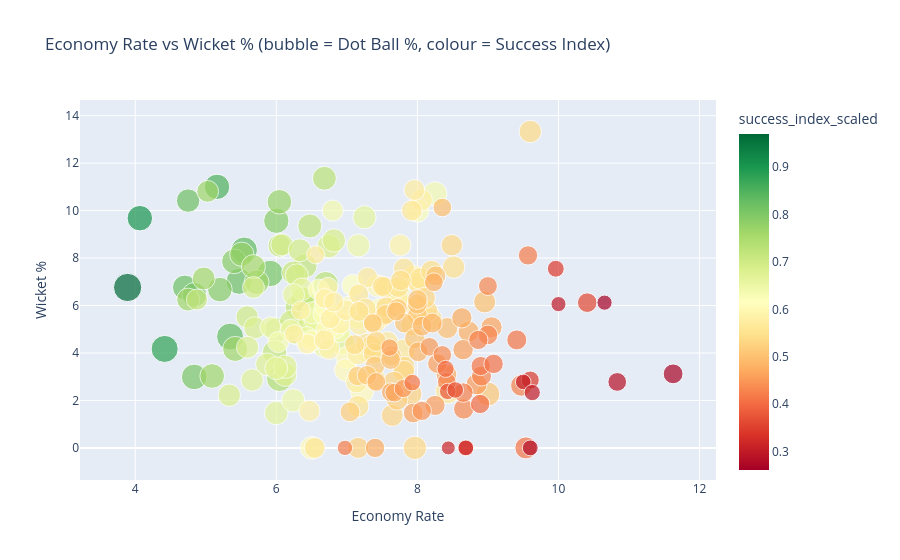

Notebook code cell kept with this figure:
### Code cell
# ── Economy vs Wicket % scatter ───────────────────────────────────────────────
plot_bs = bs[bs['balls_bowled'] >= 30].copy()
fig = px.scatter(
    plot_bs, x='economy_rate', y='wicket_pct',
    size='dot_ball_pct', color='success_index_scaled',
    hover_name='Bowler_Name',
    color_continuous_scale='RdYlGn',
    title='Economy Rate vs Wicket % (bubble = Dot Ball %, colour = Success Index)',
    labels={'economy_rate':'Economy Rate','wicket_pct':'Wicket %'}
)
fig.show()

### Figure 1 — Plotly figure (JSON) as saved in the notebook; plotly's stock layout.template omitted (floating-point values rounded to 4 significant figures; data arrays with more than 128 entries replaced by an {"elided": "..."} marker saying what was removed)
{"data": [{"hovertemplate": "<b>%{hovertext}</b><br><br>Economy Rate=%{x}<br>Wicket %=%{y}<br>dot_ball_pct=%{marker.size}<br>success_index_scaled=%{marker.color}<extra></extra>", "hovertext": {"elided": "239 str values"}, "legendgroup": "", "marker": {"color": {"elided": "239 float values"}, "coloraxis": "coloraxis", "size": {"elided": "239 float values"}, "sizemode": "area", "sizeref": 0.1588, "symbol": "circle"}, "mode": "markers", "name": "", "orientation": "v", "showlegend": false, "type": "scatter", "x": {"elided": "239 float values"}, "xaxis": "x", "y": {"elided": "239 float values"}, "yaxis": "y"}], "layout": {"coloraxis": {"colorbar": {"title": {"text": "success_index_scaled"}}, "colorscale": [[0, "rgb(165,0,38)"], [0.1, "rgb(215,48,39)"], [0.2, "rgb(244,109,67)"], [0.3, "rgb(253,174,97)"], [0.4, "rgb(254,224,139)"], [0.5, "rgb(255,255,191)"], [0.6, "rgb(217,239,139)"], [0.7, "rgb(166,217,106)"], [0.8, "rgb(102,189,99)"], [0.9, "rgb(26,152,80)"], [1, "rgb(0,104,55)"]]}, "legend": {"itemsizing": "constant", "tracegroupgap": 0}, "title": {"text": "Economy Rate vs Wicket % (bubble = Dot Ball %, colour = Success Index)"}, "xaxis": {"anchor": "y", "domain": [0, 1], "title": {"text": "Economy Rate"}}, "yaxis": {"anchor": "x", "domain": [0, 1], "title": {"text": "Wicket %"}}}}
